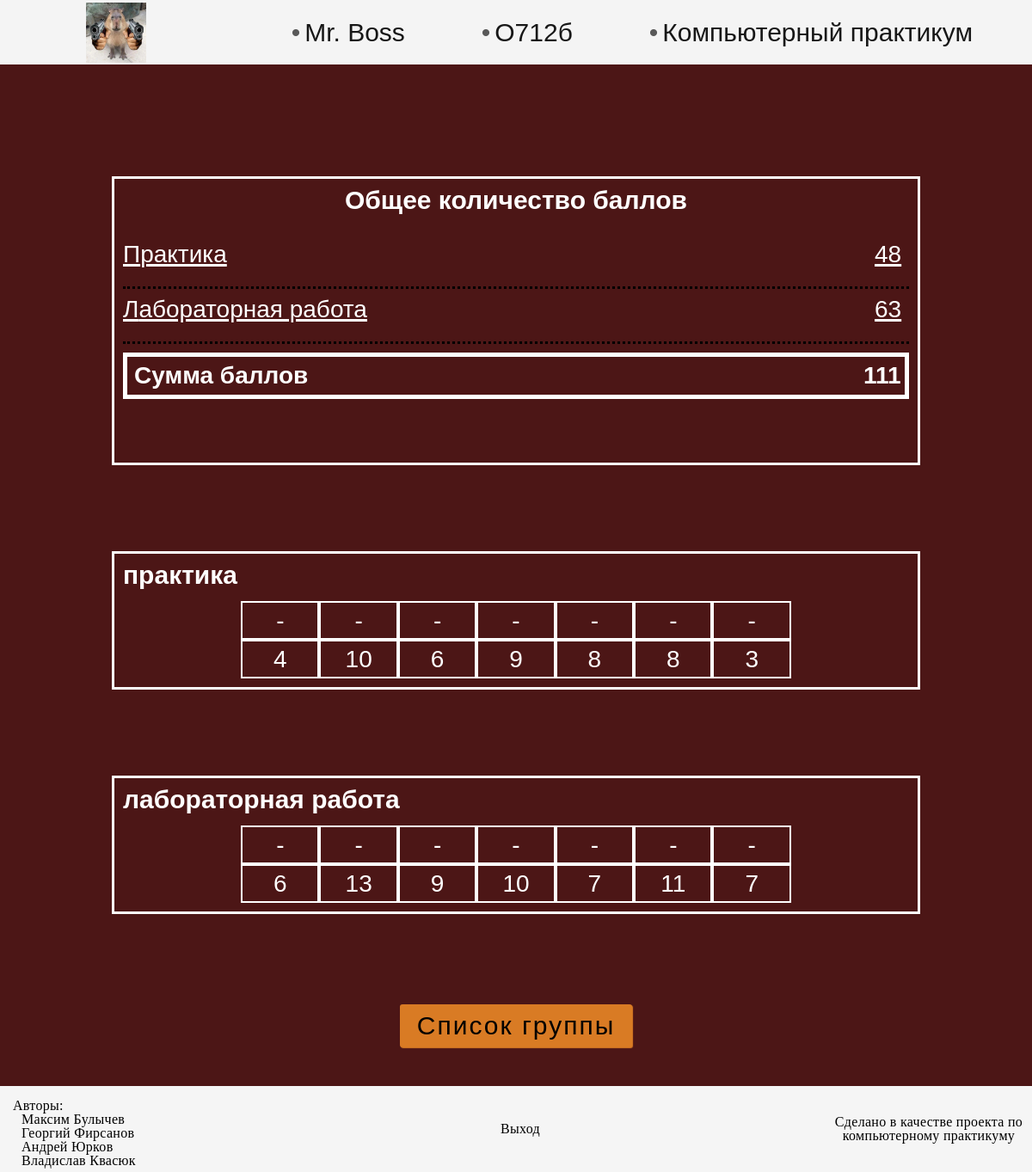
Page /subject/6/ (signed in) on the committed database.
### group/models.py (models this page shows, shortened)
class Group(models.Model):
    group_name = models.CharField(max_length=16, null='')
    def __str__(self):
        return (
            f"{self.group_name} "
        )

class Subject(models.Model):
    sub_name = models.CharField(max_length=32)
    sub_group = models.ForeignKey(Group, on_delete=models.CASCADE)

class Category(models.Model):
    cat_name = models.CharField(max_length=32)
    subject = models.ForeignKey(Subject, on_delete=models.CASCADE)

### main/views.py (the view)
# urls.py: path('subject/<int:subjID>/', views.subject, name = "subject"),
def subject(request, subjID):
    if request.user.is_authenticated:
            data = get_student_categories_html(request, subjID)
            return render(request, 'front/marks.html', data)
    else:
        return redirect(views.signup)

### main/templates/front/marks.html (shortened to what this page needs)
<!DOCTYPE html>
{% load static %}
<html lang="en">
<head>
    <link rel="stylesheet" href='{% static "css/marks.css" %}'>
</head>
<body>
    <div class="wrapper">
        <header class="header">
            <div class="header__img">
                <img src='{% static "/img/Gerb.jpg" %}' alt="Gerb">
            </div>
            <ul class="header__nav">
                <li class="header__item"><a href="{% url 'student' %}">{{first_name}} {{last_name}}</a></li>
                <li class="header__item"><a href="{% url 'student' %}">{{group}}</a></li>
                <li class="header__item"><a href="{% url 'student' %}">{{sub_name}}</a></li>
            </ul>
        </header>
        <div class="content">
            <div class="content__tables">
                <div class="content__table table table_main">
                    <h2 class="table_main__title title">Общее количество баллов</h2>
                    {% for category in categories %}
                    <div class="table__row row">
                        <div class="row__name">{{category.cat_name}}</div>
                        <div class="row__score">{{category.score}}</div>
                    </div>
                    {% endfor %}
                    <div class="table__row row table_main__row_general">
                        <div class="row__name">Сумма баллов</div>
                        <div class="row__score">{{score}}</div>
                    </div>
                </div>
                {% for category in categories %}
                <div class="content__table table table_specific table_{{category.cat_name}}">
                    <h2 class="table_specific__title title">{{category.cat_name}}</h2>
                    <div class="table__row row">
                        {% for atom in category.atoms %}
                        <div class="row__name">{{atom.atom_name}}</div>
                        {% endfor %}
                    </div>
                    <div class="table__row row">
                        {% for atom in category.atoms %}
                        <div class="row__score">{{atom.score}}</div>
                        {% endfor %}
                    </div>
                </div>
                {% endfor %}
            </div>
            <div class="content__link">
                <a href="/myGroup">Список группы</a>
            </div>
        </div>
        <footer class="footer">
            <div class="_container">
                <div class="footer__row">
                    <div class="footer__authors">
                        Авторы: <br>
                        <a href="https://vk.com/ru.bachatero">Максим Булычев</a><br>
                        <a href="https://vk.com/firsang">Георгий Фирсанов</a><br>
                        <a href="https://vk.com/dos100evskiy">Андрей Юрков</a><br>
                        <a href="https://vk.com/zl0i_belyi">Владислав Квасюк</a> <br>
                    </div>
                    <a  class="footer__logout" href="{% url 'logout' %}">Выход</a>
                    <div class="footer__goal">
                        Сделано в качестве проекта по компьютерному практикуму
                    </div>
                </div>
            </div>
        </footer>
    </div>
</body>
</html>

### main/static/css/marks.css (style rules this page uses)
.content__link { padding: 10px 20px; color: #000; margin: 5px 0; text-align: left; background: #f7f7f7; box-shadow: 1px 1px 1px 2px #f1f1f1; font-size: 30px; letter-spacing: 2px; border-radius: 3px; }
.content__link:last-child { margin-bottom: 15px; }
.content__link:nth-child(even) { background: #d97b24; box-shadow: 1px 1px 1px #d97b24; }
.content { color: white; }
.content__tables { padding: 100px; }
.content__tables > *:not(:last-child) { margin-bottom: 100px; }
.content__table { border: 3px solid white; padding: 10px; }
.content .table { display: grid; grid-template-columns: minmax(300px, 1400px); row-gap: 10px; }
.content .table__row { display: grid; font-size: 28px; }
.row__name::first-letter { text-transform: uppercase; }
.content .title { font-size: 30px; }
.content .table_main { grid-template-rows: repeat(5, 1fr); }
.content .table_main__title { justify-self: center; }
.content .table_main .row { grid-template-columns: 1fr 40px; }
.content .table_main .row:not(:last-child) { text-decoration: underline 3px; border-bottom: 3px dotted black; }
.content .table_main .row:last-child { padding: 8px; border: 5px solid white; font-weight: 700; }
.content .table_specific { grid-template-rows: repeat(3, 1fr); gap: 0px; }
.content .table_specific__title { margin-bottom: 15px; }
.content .table_specific .row > * { display: flex; align-items: center; justify-content: center; }
.content .table_specific .row__name { border: 2px solid white; grid-column: span 1; }
.content .table_specific .row__name:first-child { grid-column-start: 2; }
.content .table_specific .row__score { border: 2px solid white; grid-column: span 1; }
.content .table_specific .row__score:first-child { grid-column-start: 2; }
.content .table_практика .row { grid-template-columns: 0.3fr repeat(7, .2fr) .3fr; }
.content .table_лабораторная .row { grid-template-columns: 0.3fr repeat(7, .2fr) .3fr; }
.content__link a { color: black; }

### main/static/css/zero_style.css (style rules this page uses)
* { padding: 0; margin: 0; border: 0; }
*,*::before,*::after { -moz-box-sizing: border-box; -webkit-box-sizing: border-box; box-sizing: border-box; }
nav,footer,header,aside { display: block; }
html,body { height: 100%; width: 100%; line-height: 1; font-size: 14px; -ms-text-size-adjust: 100%; -moz-text-size-adjust: 100%; -webkit-text-size-adjust: 100%; }
a,a:visited { text-decoration: none; }
ul li { list-style: none; }
img { vertical-align: top; }

### main/static/css/general_style.css (style rules this page uses)
body { font-family: Arial, "Helvetica Neue", Helvetica, sans-serif; background: #4c1616; }
.wrapper { min-height: 100%; overflow: hidden; display: flex; flex-direction: column; }
.header { height: 75px; width: 100%; font-size: 30px; position: sticky; align-self: center; background: #f4f4f4; display: flex; align-items: center; justify-content: center; }
.header__img { margin: 0 100px; width: 90px; height: 70px; }
.header__img > * { width: 100%; height: 100%; }
.header__nav { display: flex; gap: 20px; width: 100%; justify-content: space-evenly; }
.header__item { opacity: 0.9; }
.header__item::before { position: relative; margin-right: 5px; content: "•"; opacity: 0.7; }
.header__item > * { color: inherit; }
.content { max-width: 1440px; margin: 0 auto; flex: 1 1 auto; padding: 30px; display: flex; overflow: hidden; flex-direction: column; align-items: center; justify-content: center; }
._container { max-width: 1440px; margin: 0 auto; }
.footer { background: #f5f5f5; }
.footer__row { display: flex; min-height: 65px; align-items: center; justify-content: space-between; font-family: "Times New Roman", Times, Baskerville, Georgia, serif; font-size: 16px; letter-spacing: 0.3px; }
.footer__logout { color: black; text-align: center; }
.footer__goal { flex: 0 1 20%; text-align: center; transition: text-shadow .3s; }
.footer__authors { flex: 0 1 20%; margin: 10px 0 0 10px; padding: 5px; }
.footer__authors a { color: black; margin: 0 0 0 10px; text-decoration: none; }

### rows in the picture
Group: group_name "О712б"
Subject: sub_name "Компьютерный практикум"
Category: cat_name "практика", cat_name "практика"
Category: cat_name "лабораторная работа", cat_name "лабораторная работа"

### other values in the picture
{{ first_name }} "Mr."
{{ last_name }} "Boss"
{{ category.score }} "48" "63"
{{ score }} "111"
{{ atom.atom_name }} "-" "-" "-" "-" "-" "-" "-" "-" "-" "-" "-" "-" "-" "-"
{{ atom.score }} "4" "10" "6" "9" "8" "8" "3" "6" "13" "9" "10" "7" "11" "7"
